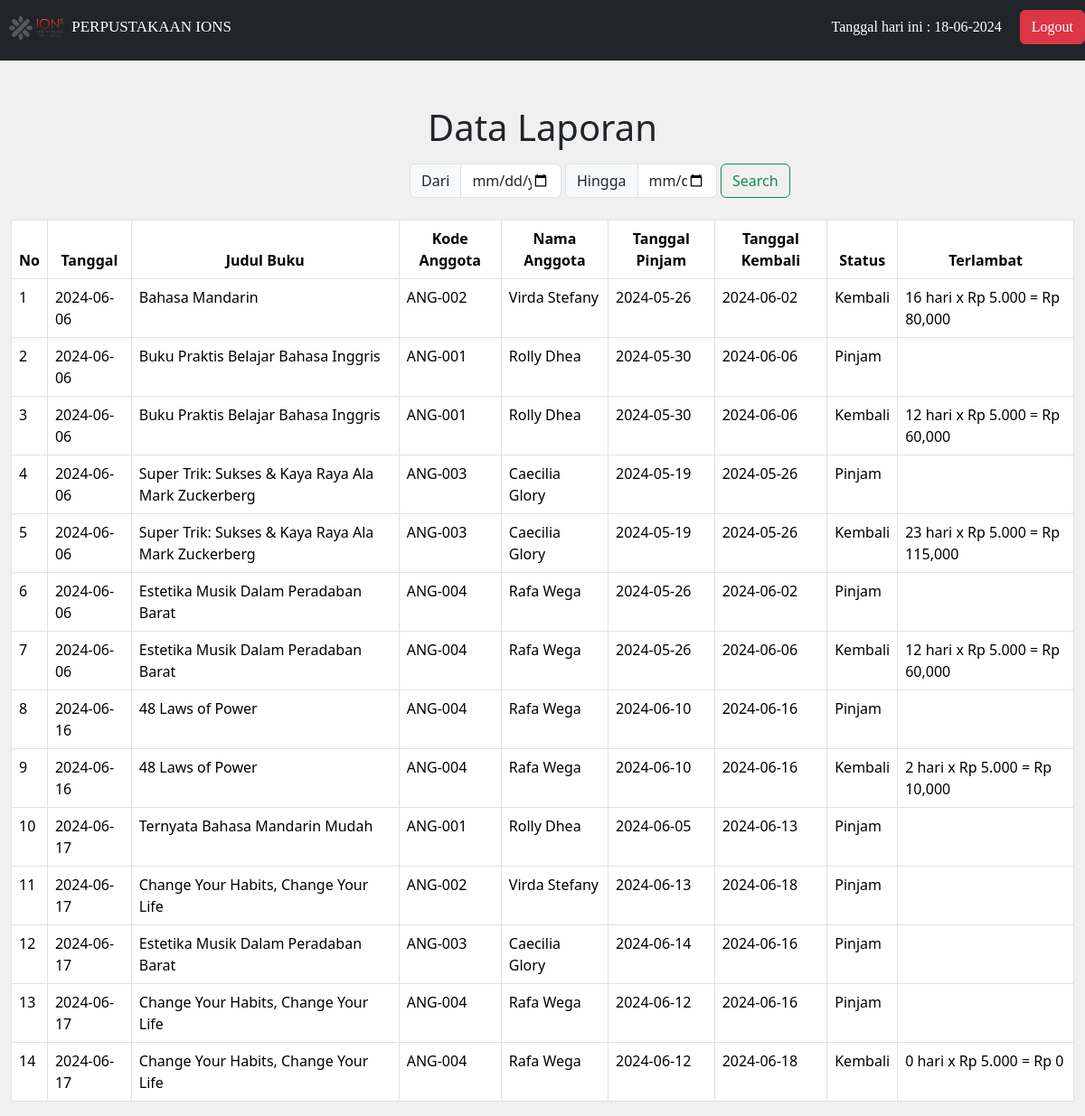
/dashboardmanager.php, run on the app's committed database.
### tables this page shows
CREATE TABLE `laporan` (
  `id_laporan` int(11) NOT NULL,
  `tgl_aksi` date NOT NULL,
  `tgl_pinjam` date NOT NULL,
  `tgl_kembali` date NOT NULL,
  `id_buku` int(11) NOT NULL,
  `id_anggota` int(11) NOT NULL,
  `status` varchar(20) NOT NULL,
  `hari_terlambat` int(11) NOT NULL
);

CREATE TABLE `buku` (
  `id_buku` int(11) NOT NULL,
  `kode_buku` varchar(10) NOT NULL,
  `judul_buku` varchar(50) NOT NULL,
  `kategori` varchar(50) NOT NULL,
  `pengarang` varchar(50) NOT NULL,
  `penerbit` varchar(50) NOT NULL,
  `thn_terbit` int(11) NOT NULL,
  `stok` int(11) NOT NULL,
  `sinopsis` text NOT NULL,
  `id_rak` int(11) NOT NULL
);

CREATE TABLE `anggota` (
  `id_anggota` int(11) NOT NULL,
  `kode_anggota` varchar(10) NOT NULL,
  `nama_anggota` varchar(50) NOT NULL,
  `jenis_kelamin` varchar(20) NOT NULL,
  `no_telp` varchar(15) NOT NULL
);

### dashboardmanager.php (the view, shortened to what this page needs)
<?php
include 'koneksi.php';
$no = 1;
if(isset($_POST['search'])){
    $awal = mysqli_escape_string($connect, $_POST['tgl_awal']);
    $akhir = mysqli_escape_string($connect, $_POST['tgl_akhir']);
    $query = "SELECT laporan.*, buku.judul_buku, anggota.kode_anggota, anggota.nama_anggota
              FROM laporan
              INNER JOIN buku ON laporan.id_buku = buku.id_buku
              INNER JOIN anggota ON laporan.id_anggota = anggota.id_anggota
              WHERE tgl_aksi BETWEEN '$awal' AND '$akhir'";
    $semuadata = mysqli_query($connect, $query);
} else {
    $query = "SELECT laporan.*, buku.judul_buku, anggota.kode_anggota, anggota.nama_anggota
              FROM laporan
              INNER JOIN buku ON laporan.id_buku = buku.id_buku
              INNER JOIN anggota ON laporan.id_anggota = anggota.id_anggota";
    $semuadata = mysqli_query($connect, $query);
}
?>
<!DOCTYPE html>
<html lang="en">
<head>
    <link rel="stylesheet" href="bentuk.css">
    <link rel="stylesheet" href="https://cdnjs.cloudflare.com/ajax/libs/font-awesome/6.4.2/css/all.min.css">
    <link href="https://cdn.jsdelivr.net/npm/bootstrap@5.3.3/dist/css/bootstrap.min.css" rel="stylesheet">
</head>
<body class="sb-nav-fixed">
    <nav class="sb-topnav navbar navbar-expand navbar-dark bg-dark" style="padding-bottom: 15px; font-family:baufra;">
        <div class="navbar-left">
        <h1 class="nav1" style="font-size: 17px;"><img src="ions.png" alt="logo ions" style="width: 60px; height: auto; margin-right: 5px;"> PERPUSTAKAAN IONS</h1>
        </div>
        <div class="navbar-center">
            <div class="date">
                <?php echo "Tanggal hari ini : " . date("d-m-Y"); ?>
            </div>
        </div>
        <div class="navbar-right">
            <a href="logout.php"><button type="button" class="btn btn-danger">Logout</button></a>
        </div>
    </nav>
        <div class="container-fluid ">
        <center>
        <h1 style="margin-top:50px;">Data Laporan</h1>
        <form action="dashboardmanager.php" method="post" class="d-flex mt-3 col-3" role="search">
        <div class="input-group">
            <span class="input-group-text">Dari</span>
            <input type="date" class="form-control me-1" name="tgl_awal">
        </div>
        <div class="input-group">
            <span class="input-group-text">Hingga</span>
            <input type="date" class="form-control me-1" name="tgl_akhir">
        </div>
        <button class="btn btn-outline-success" type="submit" name="search">Search</button>
        </form>
        <br>
        <table class="table table-bordered center">
        <thead align=center>
            <tr>
                <th>No</th>
                <th>Tanggal</th>
                <th>Judul Buku</th>
                <th>Kode Anggota</th>
                <th>Nama Anggota</th>
                <th>Tanggal Pinjam</th>
                <th>Tanggal Kembali</th>
                <th>Status</th>
                <th>Terlambat</th>
            </tr>
        </thead>
        <?php
if(mysqli_num_rows($semuadata) > 0) {
    while($data = mysqli_fetch_array($semuadata)) {
?>
        <tbody>
            <tr>
                <td><?php echo $no++; ?></td>
                <td><?php echo $data['tgl_aksi'] ?></td>
                <td><?php echo $data['judul_buku'] ?></td>
                <td><?php echo $data['kode_anggota'] ?></td>
                <td><?php echo $data['nama_anggota'] ?></td>
                <td><?php echo $data['tgl_pinjam'] ?></td>
                <td><?php echo $data['tgl_kembali'] ?></td>
                <td><?php echo $data['status'] ?></td>
                <td>
                    <?php
                        if($data['status'] == 'Pinjam') {
                            echo " ";
                        } else {
                            $tgl_kembali = strtotime($data['tgl_kembali']);
                            $tgl_sekarang = strtotime(date("Y-m-d"));
                            $selisih = $tgl_sekarang - $tgl_kembali;
                            $hari_terlambat = floor($selisih / (60 * 60 * 24));
                            $denda = ($hari_terlambat > 0) ? $hari_terlambat * 5000 : 0 ;
                            echo ($hari_terlambat > 0) ? $hari_terlambat : 0 ;
                            echo " hari x Rp 5.000 = Rp " . number_format($denda);
                        }
                    ?>
                </td>
            </tr>
        </tbody>
        <?php
        }
    } else {
    echo "Data anggota tidak ditemukan.";
    }
    ?>
    </table>
    </center>
    </div>
</body>
</html>

### bentuk.css (style rules this page uses)
.nav1 { margin-left: 10px; color: white; font-size:larger; margin-top: 10px; }
.container-fluid { transition: width 0.3s ease-in-out, margin-left 0.3s ease-in-out; width: 100%; margin-left: 10px; }
.sb-topnav { display: flex; justify-content: space-between; align-items: center; padding: 10px; z-index: 1; }
.navbar-left { flex: 1; }
.navbar-right { color: white; display: flex; align-items: center; }
.navbar-center { color: white; display: flex; padding-right: 20px; }
.sb-nav-fixed { background-color: #f0f0f0; }

### data on the page
laporan: tgl_aksi "2024-06-06", id_buku.judul_buku "Bahasa Mandarin", id_anggota.kode_anggota "ANG-002", id_anggota.nama_anggota "Virda Stefany", tgl_pinjam "2024-05-26", tgl_kembali "2024-06-02", status "Kembali", tgl_kembali "16", tgl_kembali "80,000"
laporan: tgl_aksi "2024-06-06", id_buku.judul_buku "Buku Praktis Belajar Bahasa Inggris", id_anggota.kode_anggota "ANG-001", id_anggota.nama_anggota "Rolly Dhea", tgl_pinjam "2024-05-30", tgl_kembali "2024-06-06", status "Pinjam"
laporan: tgl_aksi "2024-06-06", id_buku.judul_buku "Buku Praktis Belajar Bahasa Inggris", id_anggota.kode_anggota "ANG-001", id_anggota.nama_anggota "Rolly Dhea", tgl_pinjam "2024-05-30", tgl_kembali "2024-06-06", status "Kembali", tgl_kembali "12", tgl_kembali "60,000"
laporan: tgl_aksi "2024-06-06", id_buku.judul_buku "Super Trik: Sukses & Kaya Raya Ala Mark Zuckerberg", id_anggota.kode_anggota "ANG-003", id_anggota.nama_anggota "Caecilia Glory", tgl_pinjam "2024-05-19", tgl_kembali "2024-05-26", status "Pinjam"
laporan: tgl_aksi "2024-06-06", id_buku.judul_buku "Super Trik: Sukses & Kaya Raya Ala Mark Zuckerberg", id_anggota.kode_anggota "ANG-003", id_anggota.nama_anggota "Caecilia Glory", tgl_pinjam "2024-05-19", tgl_kembali "2024-05-26", status "Kembali", tgl_kembali "23", tgl_kembali "115,000"
laporan: tgl_aksi "2024-06-06", id_buku.judul_buku "Estetika Musik Dalam Peradaban Barat", id_anggota.kode_anggota "ANG-004", id_anggota.nama_anggota "Rafa Wega", tgl_pinjam "2024-05-26", tgl_kembali "2024-06-02", status "Pinjam"
laporan: tgl_aksi "2024-06-06", id_buku.judul_buku "Estetika Musik Dalam Peradaban Barat", id_anggota.kode_anggota "ANG-004", id_anggota.nama_anggota "Rafa Wega", tgl_pinjam "2024-05-26", tgl_kembali "2024-06-06", status "Kembali", tgl_kembali "12", tgl_kembali "60,000"
laporan: tgl_aksi "2024-06-16", id_buku.judul_buku "48 Laws of Power", id_anggota.kode_anggota "ANG-004", id_anggota.nama_anggota "Rafa Wega", tgl_pinjam "2024-06-10", tgl_kembali "2024-06-16", status "Pinjam"
laporan: tgl_aksi "2024-06-16", id_buku.judul_buku "48 Laws of Power", id_anggota.kode_anggota "ANG-004", id_anggota.nama_anggota "Rafa Wega", tgl_pinjam "2024-06-10", tgl_kembali "2024-06-16", status "Kembali", tgl_kembali "2", tgl_kembali "10,000"
laporan: tgl_aksi "2024-06-17", id_buku.judul_buku "Ternyata Bahasa Mandarin Mudah", id_anggota.kode_anggota "ANG-001", id_anggota.nama_anggota "Rolly Dhea", tgl_pinjam "2024-06-05", tgl_kembali "2024-06-13", status "Pinjam"
laporan: tgl_aksi "2024-06-17", id_buku.judul_buku "Change Your Habits, Change Your Life", id_anggota.kode_anggota "ANG-002", id_anggota.nama_anggota "Virda Stefany", tgl_pinjam "2024-06-13", tgl_kembali "2024-06-18", status "Pinjam"
laporan: tgl_aksi "2024-06-17", id_buku.judul_buku "Estetika Musik Dalam Peradaban Barat", id_anggota.kode_anggota "ANG-003", id_anggota.nama_anggota "Caecilia Glory", tgl_pinjam "2024-06-14", tgl_kembali "2024-06-16", status "Pinjam"
laporan: tgl_aksi "2024-06-17", id_buku.judul_buku "Change Your Habits, Change Your Life", id_anggota.kode_anggota "ANG-004", id_anggota.nama_anggota "Rafa Wega", tgl_pinjam "2024-06-12", tgl_kembali "2024-06-16", status "Pinjam"
laporan: tgl_aksi "2024-06-17", id_buku.judul_buku "Change Your Habits, Change Your Life", id_anggota.kode_anggota "ANG-004", id_anggota.nama_anggota "Rafa Wega", tgl_pinjam "2024-06-12", tgl_kembali "2024-06-18", status "Kembali", tgl_kembali "0"
